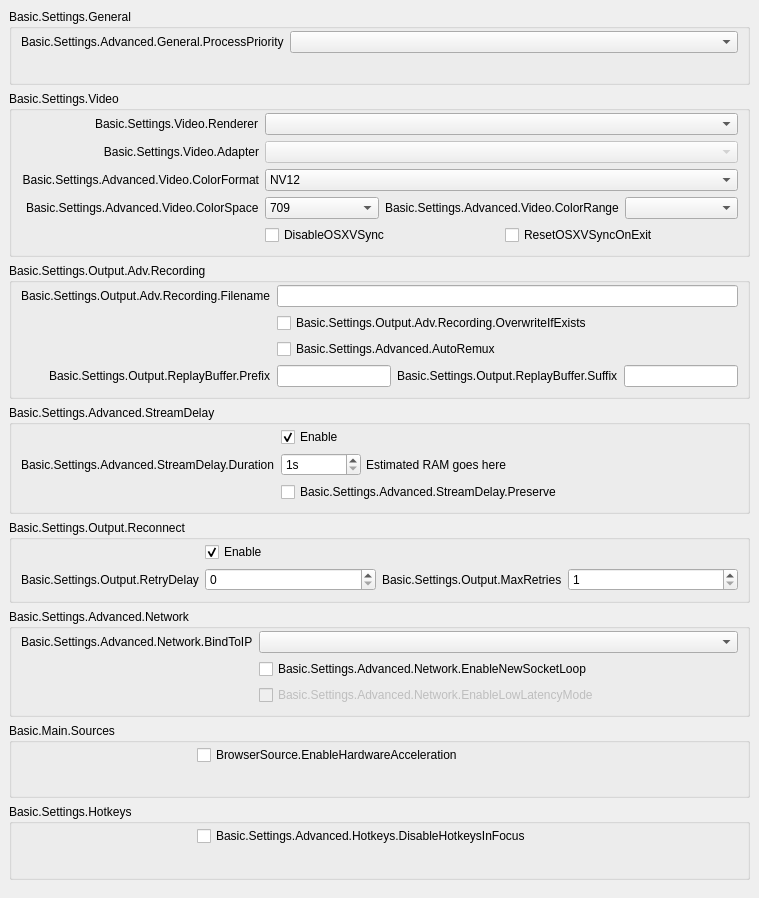
           <widget class="QWidget" name="scrollAreaWidgetContents">
            <property name="geometry">
             <rect>
              <x>0</x>
              <y>0</y>
              <width>759</width>
              <height>898</height>
             </rect>
            </property>
            <layout class="QVBoxLayout" name="verticalLayout_23">
             <property name="leftMargin">
              <number>0</number>
             </property>
             <property name="topMargin">
              <number>0</number>
             </property>
             <property name="rightMargin">
              <number>0</number>
             </property>
             <property name="bottomMargin">
              <number>9</number>
             </property>
             <item>
              <widget class="QWidget" name="widget_11" native="true">
               <layout class="QVBoxLayout" name="verticalLayout_24">
                <item>
                 <widget class="QGroupBox" name="advancedGeneralGroupBox">
                  <property name="title">
                   <string>Basic.Settings.General</string>
                  </property>
                  <layout class="QFormLayout" name="formLayout_22">
                   <property name="fieldGrowthPolicy">
                    <enum>QFormLayout::AllNonFixedFieldsGrow</enum>
                   </property>
                   <property name="labelAlignment">
                    <set>Qt::AlignRight|Qt::AlignTrailing|Qt::AlignVCenter</set>
                   </property>
                   <property name="topMargin">
                    <number>2</number>
                   </property>
                   <item row="0" column="0">
                    <widget class="QLabel" name="processPriorityLabel">
                     <property name="text">
                      <string>Basic.Settings.Advanced.General.ProcessPriority</string>
                     </property>
                     <property name="buddy">
                      <cstring>processPriority</cstring>
                     </property>
                    </widget>
                   </item>
                   <item row="0" column="1">
                    <widget class="QComboBox" name="processPriority"/>
                   </item>
                   <item row="1" column="0">
                    <spacer name="horizontalSpacer_13">
                     <property name="orientation">
                      <enum>Qt::Horizontal</enum>
                     </property>
                     <property name="sizeHint" stdset="0">
                      <size>
                       <width>170</width>
                       <height>0</height>
                      </size>
                     </property>
                    </spacer>
                   </item>
                  </layout>
                 </widget>
                </item>
                <item>
                 <widget class="QGroupBox" name="advancedVideoContainer">
                  <property name="title">
                   <string>Basic.Settings.Video</string>
                  </property>
                  <layout class="QFormLayout" name="formLayout_14">
                   <property name="fieldGrowthPolicy">
                    <enum>QFormLayout::AllNonFixedFieldsGrow</enum>
                   </property>
                   <property name="labelAlignment">
                    <set>Qt::AlignRight|Qt::AlignTrailing|Qt::AlignVCenter</set>
                   </property>
                   <property name="topMargin">
                    <number>2</number>
                   </property>
                   <item row="0" column="0">
                    <widget class="QLabel" name="rendererLabel">
                     <property name="text">
                      <string>Basic.Settings.Video.Renderer</string>
                     </property>
                     <property name="buddy">
                      <cstring>renderer</cstring>
                     </property>
                    </widget>
                   </item>
                   <item row="0" column="1">
                    <widget class="QComboBox" name="renderer">
                     <property name="currentText">
                      <string notr="true"/>
                     </property>
                    </widget>
                   </item>
                   <item row="1" column="0">
                    <widget class="QLabel" name="adapterLabel">
                     <property name="text">
                      <string>Basic.Settings.Video.Adapter</string>
                     </property>
                     <property name="alignment">
                      <set>Qt::AlignRight|Qt::AlignTrailing|Qt::AlignVCenter</set>
                     </property>
                     <property name="buddy">
                      <cstring>adapter</cstring>
                     </property>
                    </widget>
                   </item>
                   <item row="1" column="1">
                    <widget class="QComboBox" name="adapter">
                     <property name="enabled">
                      <bool>false</bool>
                     </property>
                     <property name="currentText">
                      <string notr="true"/>
                     </property>
                    </widget>
                   </item>
                   <item row="2" column="0">
                    <widget class="QLabel" name="label_30">
                     <property name="minimumSize">
                      <size>
                       <width>0</width>
                       <height>0</height>
                      </size>
                     </property>
                     <property name="text">
                      <string>Basic.Settings.Advanced.Video.ColorFormat</string>
                     </property>
                     <property name="alignment">
                      <set>Qt::AlignRight|Qt::AlignTrailing|Qt::AlignVCenter</set>
                     </property>
                     <property name="buddy">
                      <cstring>colorFormat</cstring>
                     </property>
                    </widget>
                   </item>
                   <item row="2" column="1">
                    <widget class="QComboBox" name="colorFormat">
                     <item>
                      <property name="text">
                       <string notr="true">NV12</string>
                      </property>
                     </item>
                     <item>
                      <property name="text">
                       <string notr="true">I420</string>
                      </property>
                     </item>
                     <item>
                      <property name="text">
                       <string>I444</string>
                      </property>
                     </item>
                     <item>
                      <property name="text">
                       <string notr="true">RGB</string>
                      </property>
                     </item>
                    </widget>
                   </item>
                   <item row="4" column="1">
                    <layout class="QHBoxLayout" name="horizontalLayout_18">
                     <property name="leftMargin">
                      <number>0</number>
                     </property>
                     <property name="topMargin">
                      <number>0</number>
                     </property>
                     <property name="rightMargin">
                      <number>0</number>
                     </property>
                     <property name="bottomMargin">
                      <number>0</number>
                     </property>
                     <item>
                      <widget class="QCheckBox" name="disableOSXVSync">
                       <property name="text">
                        <string>DisableOSXVSync</string>
                       </property>
                      </widget>
                     </item>
                     <item>
                      <widget class="QCheckBox" name="resetOSXVSync">
                       <property name="text">
                        <string>ResetOSXVSyncOnExit</string>
                       </property>
                      </widget>
                     </item>
                    </layout>
                   </item>
                   <item row="3" column="1">
                    <layout class="QHBoxLayout" name="horizontalLayout_20">
                     <property name="leftMargin">
                      <number>0</number>
                     </property>
                     <property name="topMargin">
                      <number>0</number>
                     </property>
                     <property name="rightMargin">
                      <number>0</number>
                     </property>
                     <property name="bottomMargin">
                      <number>0</number>
                     </property>
                     <item>
                      <widget class="QComboBox" name="colorSpace">
                       <item>
                        <property name="text">
                         <string notr="true">709</string>
                        </property>
                       </item>
                       <item>
                        <property name="text">
                         <string notr="true">601</string>
                        </property>
                       </item>
                      </widget>
                     </item>
                     <item>
                      <widget class="QLabel" name="label_34">
                       <property name="sizePolicy">
                        <sizepolicy hsizetype="Maximum" vsizetype="Preferred">
                         <horstretch>0</horstretch>
                         <verstretch>0</verstretch>
                        </sizepolicy>
                       </property>
                       <property name="text">
                        <string>Basic.Settings.Advanced.Video.ColorRange</string>
                       </property>
                       <property name="buddy">
                        <cstring>colorRange</cstring>
                       </property>
                      </widget>
                     </item>
                     <item>
                      <widget class="QComboBox" name="colorRange"/>
                     </item>
                    </layout>
                   </item>
                   <item row="3" column="0">
                    <widget class="QLabel" name="label_33">
                     <property name="text">
                      <string>Basic.Settings.Advanced.Video.ColorSpace</string>
                     </property>
                     <property name="buddy">
                      <cstring>colorSpace</cstring>
                     </property>
                    </widget>
                   </item>
                   <item row="4" column="0">
                    <spacer name="horizontalSpacer_12">
                     <property name="orientation">
                      <enum>Qt::Horizontal</enum>
                     </property>
                     <property name="sizeHint" stdset="0">
                      <size>
                       <width>170</width>
                       <height>20</height>
                      </size>
                     </property>
                    </spacer>
                   </item>
                  </layout>
                 </widget>
                </item>
                <item>
                 <widget class="QGroupBox" name="groupBox_6">
                  <property name="title">
                   <string>Basic.Settings.Output.Adv.Recording</string>
                  </property>
                  <layout class="QFormLayout" name="formLayout_17">
                   <property name="fieldGrowthPolicy">
                    <enum>QFormLayout::AllNonFixedFieldsGrow</enum>
                   </property>
                   <property name="labelAlignment">
                    <set>Qt::AlignRight|Qt::AlignTrailing|Qt::AlignVCenter</set>
                   </property>
                   <property name="topMargin">
                    <number>2</number>
                   </property>
                   <item row="0" column="0">
                    <widget class="QLabel" name="label_7">
                     <property name="text">
                      <string>Basic.Settings.Output.Adv.Recording.Filename</string>
                     </property>
                     <property name="buddy">
                      <cstring>filenameFormatting</cstring>
                     </property>
                    </widget>
                   </item>
                   <item row="0" column="1">
                    <widget class="QLineEdit" name="filenameFormatting"/>
                   </item>
                   <item row="1" column="1">
                    <widget class="QCheckBox" name="overwriteIfExists">
                     <property name="text">
                      <string>Basic.Settings.Output.Adv.Recording.OverwriteIfExists</string>
                     </property>
                    </widget>
                   </item>
                   <item row="3" column="1">
                    <layout class="QHBoxLayout" name="horizontalLayout_14">
                     <property name="leftMargin">
                      <number>0</number>
                     </property>
                     <property name="topMargin">
                      <number>0</number>
                     </property>
                     <property name="rightMargin">
                      <number>0</number>
                     </property>
                     <property name="bottomMargin">
                      <number>0</number>
                     </property>
                     <item>
                      <widget class="QLineEdit" name="simpleRBPrefix"/>
                     </item>
                     <item>
                      <widget class="QLabel" name="label_58">
                       <property name="text">
                        <string>Basic.Settings.Output.ReplayBuffer.Suffix</string>
                       </property>
                       <property name="buddy">
                        <cstring>simpleRBSuffix</cstring>
                       </property>
                      </widget>
                     </item>
                     <item>
                      <widget class="QLineEdit" name="simpleRBSuffix"/>
                     </item>
                    </layout>
                   </item>
                   <item row="3" column="0">
                    <widget class="QLabel" name="label_57">
                     <property name="text">
                      <string>Basic.Settings.Output.ReplayBuffer.Prefix</string>
                     </property>
                     <property name="buddy">
                      <cstring>simpleRBPrefix</cstring>
                     </property>
                    </widget>
                   </item>
                   <item row="1" column="0">
                    <spacer name="horizontalSpacer_10">
                     <property name="orientation">
                      <enum>Qt::Horizontal</enum>
                     </property>
                     <property name="sizeHint" stdset="0">
                      <size>
                       <width>170</width>
                       <height>20</height>
                      </size>
                     </property>
                    </spacer>
                   </item>
                   <item row="2" column="1">
                    <widget class="QCheckBox" name="autoRemux">
                     <property name="text">
                      <string>Basic.Settings.Advanced.AutoRemux</string>
                     </property>
                    </widget>
                   </item>
                   <item row="2" column="0">
                    <spacer name="horizontalSpacer_16">
                     <property name="orientation">
                      <enum>Qt::Horizontal</enum>
                     </property>
                     <property name="sizeHint" stdset="0">
                      <size>
                       <width>40</width>
                       <height>20</height>
                      </size>
                     </property>
                    </spacer>
                   </item>
                  </layout>
                 </widget>
                </item>
                <item>
                 <widget class="QGroupBox" name="groupBox_5">
                  <property name="title">
                   <string>Basic.Settings.Advanced.StreamDelay</string>
                  </property>
                  <layout class="QFormLayout" name="formLayout_18">
                   <property name="fieldGrowthPolicy">
                    <enum>QFormLayout::AllNonFixedFieldsGrow</enum>
                   </property>
                   <property name="labelAlignment">
                    <set>Qt::AlignRight|Qt::AlignTrailing|Qt::AlignVCenter</set>
                   </property>
                   <property name="topMargin">
                    <number>2</number>
                   </property>
                   <item row="1" column="0">
                    <widget class="QLabel" name="label_56">
                     <property name="text">
                      <string>Basic.Settings.Advanced.StreamDelay.Duration</string>
                     </property>
                     <property name="buddy">
                      <cstring>streamDelaySec</cstring>
                     </property>
                    </widget>
                   </item>
                   <item row="1" column="1">
                    <widget class="QWidget" name="widget_12" native="true">
                     <property name="enabled">
                      <bool>true</bool>
                     </property>
                     <layout class="QHBoxLayout" name="horizontalLayout_13">
                      <property name="spacing">
                       <number>5</number>
                      </property>
                      <property name="leftMargin">
                       <number>0</number>
                      </property>
                      <property name="topMargin">
                       <number>0</number>
                      </property>
                      <property name="rightMargin">
                       <number>0</number>
                      </property>
                      <property name="bottomMargin">
                       <number>0</number>
                      </property>
                      <item>
                       <widget class="QSpinBox" name="streamDelaySec">
                        <property name="enabled">
                         <bool>true</bool>
                        </property>
                        <property name="sizePolicy">
                         <sizepolicy hsizetype="Maximum" vsizetype="Fixed">
                          <horstretch>0</horstretch>
                          <verstretch>0</verstretch>
                         </sizepolicy>
                        </property>
                        <property name="minimumSize">
                         <size>
                          <width>80</width>
                          <height>0</height>
                         </size>
                        </property>
                        <property name="suffix">
                         <string notr="true">s</string>
                        </property>
                        <property name="minimum">
                         <number>1</number>
                        </property>
                        <property name="maximum">
                         <number>1800</number>
                        </property>
                       </widget>
                      </item>
                      <item>
                       <widget class="QLabel" name="streamDelayInfo">
                        <property name="text">
                         <string notr="true">Estimated RAM goes here</string>
                        </property>
                       </widget>
                      </item>
                     </layout>
                    </widget>
                   </item>
                   <item row="2" column="1">
                    <widget class="QCheckBox" name="streamDelayPreserve">
                     <property name="text">
                      <string>Basic.Settings.Advanced.StreamDelay.Preserve</string>
                     </property>
                    </widget>
                   </item>
                   <item row="0" column="1">
                    <widget class="QCheckBox" name="streamDelayEnable">
                     <property name="text">
                      <string>Enable</string>
                     </property>
                     <property name="checked">
                      <bool>true</bool>
                     </property>
                    </widget>
                   </item>
                   <item row="2" column="0">
                    <spacer name="horizontalSpacer_9">
                     <property name="orientation">
                      <enum>Qt::Horizontal</enum>
                     </property>
                     <property name="sizeHint" stdset="0">
                      <size>
                       <width>170</width>
                       <height>20</height>
                      </size>
                     </property>
                    </spacer>
                   </item>
                  </layout>
                 </widget>
                </item>
                <item>
                 <widget class="QGroupBox" name="groupBox_7">
                  <property name="title">
                   <string>Basic.Settings.Output.Reconnect</string>
                  </property>
                  <layout class="QFormLayout" name="formLayout_19">
                   <property name="fieldGrowthPolicy">
                    <enum>QFormLayout::AllNonFixedFieldsGrow</enum>
                   </property>
                   <property name="labelAlignment">
                    <set>Qt::AlignRight|Qt::AlignTrailing|Qt::AlignVCenter</set>
                   </property>
                   <property name="topMargin">
                    <number>2</number>
                   </property>
                   <item row="0" column="1">
                    <widget class="QCheckBox" name="reconnectEnable">
                     <property name="text">
                      <string>Enable</string>
                     </property>
                     <property name="checked">
                      <bool>true</bool>
                     </property>
                    </widget>
                   </item>
                   <item row="1" column="1">
                    <layout class="QHBoxLayout" name="horizontalLayout_19">
                     <property name="leftMargin">
                      <number>0</number>
                     </property>
                     <property name="topMargin">
                      <number>0</number>
                     </property>
                     <property name="rightMargin">
                      <number>0</number>
                     </property>
                     <property name="bottomMargin">
                      <number>0</number>
                     </property>
                     <item>
                      <widget class="QSpinBox" name="reconnectRetryDelay">
                       <property name="maximum">
                        <number>30</number>
                       </property>
                      </widget>
                     </item>
                     <item>
                      <widget class="QLabel" name="label_22">
                       <property name="sizePolicy">
                        <sizepolicy hsizetype="Maximum" vsizetype="Preferred">
                         <horstretch>0</horstretch>
                         <verstretch>0</verstretch>
                        </sizepolicy>
                       </property>
                       <property name="text">
                        <string>Basic.Settings.Output.MaxRetries</string>
                       </property>
                       <property name="buddy">
                        <cstring>reconnectMaxRetries</cstring>
                       </property>
                      </widget>
                     </item>
                     <item>
                      <widget class="QSpinBox" name="reconnectMaxRetries">
                       <property name="minimum">
                        <number>1</number>
                       </property>
                       <property name="maximum">
                        <number>10000</number>
                       </property>
                      </widget>
                     </item>
                    </layout>
                   </item>
                   <item row="1" column="0">
                    <widget class="QLabel" name="label_17">
                     <property name="text">
                      <string>Basic.Settings.Output.RetryDelay</string>
                     </property>
                     <property name="buddy">
                      <cstring>reconnectRetryDelay</cstring>
                     </property>
                    </widget>
                   </item>
                   <item row="0" column="0">
                    <spacer name="horizontalSpacer_8">
                     <property name="orientation">
                      <enum>Qt::Horizontal</enum>
                     </property>
                     <property name="sizeHint" stdset="0">
                      <size>
                       <width>170</width>
                       <height>20</height>
                      </size>
                     </property>
                    </spacer>
                   </item>
                  </layout>
                 </widget>
                </item>
                <item>
                 <widget class="QGroupBox" name="advNetworkGroupBox">
                  <property name="title">
                   <string>Basic.Settings.Advanced.Network</string>
                  </property>
                  <layout class="QFormLayout" name="formLayout_23">
                   <property name="fieldGrowthPolicy">
                    <enum>QFormLayout::AllNonFixedFieldsGrow</enum>
                   </property>
                   <property name="labelAlignment">
                    <set>Qt::AlignRight|Qt::AlignTrailing|Qt::AlignVCenter</set>
                   </property>
                   <property name="topMargin">
                    <number>2</number>
                   </property>
                   <item row="0" column="0">
                    <widget class="QLabel" name="label_27">
                     <property name="text">
                      <string>Basic.Settings.Advanced.Network.BindToIP</string>
                     </property>
                     <property name="buddy">
                      <cstring>bindToIP</cstring>
                     </property>
                    </widget>
                   </item>
                   <item row="0" column="1">
                    <widget class="QComboBox" name="bindToIP"/>
                   </item>
                   <item row="1" column="1">
                    <widget class="QCheckBox" name="enableNewSocketLoop">
                     <property name="text">
                      <string>Basic.Settings.Advanced.Network.EnableNewSocketLoop</string>
                     </property>
                    </widget>
                   </item>
                   <item row="2" column="1">
                    <widget class="QCheckBox" name="enableLowLatencyMode">
                     <property name="enabled">
                      <bool>false</bool>
                     </property>
                     <property name="text">
                      <string>Basic.Settings.Advanced.Network.EnableLowLatencyMode</string>
                     </property>
                    </widget>
                   </item>
                   <item row="1" column="0">
                    <spacer name="horizontalSpacer_7">
                     <property name="orientation">
                      <enum>Qt::Horizontal</enum>
                     </property>
                     <property name="sizeHint" stdset="0">
                      <size>
                       <width>170</width>
                       <height>20</height>
                      </size>
                     </property>
                    </spacer>
                   </item>
                  </layout>
                 </widget>
                </item>
                <item>
                 <widget class="QGroupBox" name="sourcesGroup">
                  <property name="title">
                   <string>Basic.Main.Sources</string>
                  </property>
                  <layout class="QFormLayout" name="formLayout_34">
                   <property name="topMargin">
                    <number>2</number>
                   </property>
                   <item row="0" column="0">
                    <spacer name="horizontalSpacer_15">
                     <property name="orientation">
                      <enum>Qt::Horizontal</enum>
                     </property>
                     <property name="sizeHint" stdset="0">
                      <size>
                       <width>170</width>
                       <height>20</height>
                      </size>
                     </property>
                    </spacer>
                   </item>
                   <item row="0" column="1">
                    <widget class="QCheckBox" name="browserHWAccel">
                     <property name="text">
                      <string>BrowserSource.EnableHardwareAcceleration</string>
                     </property>
                    </widget>
                   </item>
                  </layout>
                 </widget>
                </item>
                <item>
                 <widget class="QGroupBox" name="groupBox_17">
                  <property name="title">
                   <string>Basic.Settings.Hotkeys</string>
                  </property>
                  <layout class="QFormLayout" name="formLayout_33">
                   <property name="topMargin">
                    <number>2</number>
                   </property>
                   <item row="0" column="1">
                    <widget class="QCheckBox" name="disableFocusHotkeys">
                     <property name="text">
                      <string>Basic.Settings.Advanced.Hotkeys.DisableHotkeysInFocus</string>
                     </property>
                    </widget>
                   </item>
                   <item row="0" column="0">
                    <spacer name="horizontalSpacer_14">
                     <property name="orientation">
                      <enum>Qt::Horizontal</enum>
                     </property>
                     <property name="sizeHint" stdset="0">
                      <size>
                       <width>170</width>
                       <height>20</height>
                      </size>
                     </property>
                    </spacer>
                   </item>
                  </layout>
                 </widget>
                </item>
               </layout>
              </widget>
             </item>
            </layout>
           </widget>
